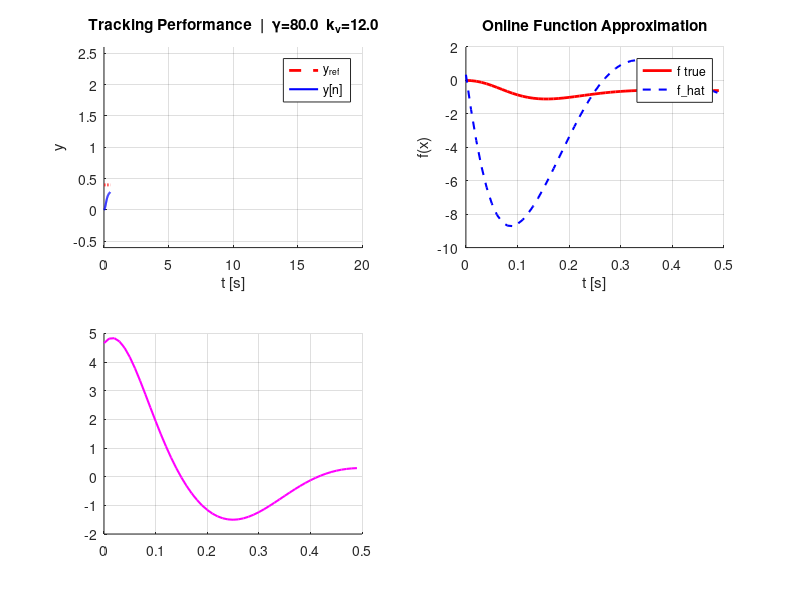

MATLAB code for this plot: (Note: this script raises an error after producing the figure.)
%% LYAPUNOV-BASED NEURAL ADAPTIVE CONTROL
%  TRUE SYSTEM OPEN-LOOP DIFFERENTIAL EQUATION (2nd order nonlinear):
%  d^2(y)/dt^2 = -2*sin(y) - 0.8*(dy/dt)*|dy/dt| + w(t) + b*u
%  STATE-SPACE FORM:
%  dx1/dt = x2                      (x1 = y     : position)
%  dx2/dt = f(x1, x2) + w(t) + b*u  (x2 = dy/dt : velocity)
%  NEURAL NETWORK LEARNING LAW (Lyapunov-derived):
%  dW_i/dt = gamma * r(t) * Phi_i(X)   (adaptation law for each neuron weight)

clear; clc; close all;

%%  Simulation Parameters
dt    = 0.01;        % sampling time [s]
T_max = 20;            % total simulation time [s]
t     = 0:dt:T_max;
N     = length(t);
plot_interval = 50;   % live plot refresh rate

%%  System Parameters
b = 2.5;               % true input gain (assumed known by the controller)

%% RBF Neural Network Architecture
%  Network input is the instantaneous state vector: X = [x1; x2] = [y; dy/dt]
C = [-2.0, -1.0, 0.0, 1.0, 2.0;    % Gaussian centers for input 1 (y)
     -2.0, -1.0, 0.0, 1.0, 2.0];   % Gaussian centers for input 2 (dy/dt)
B_width     = 3.0;                  % Gaussian width / spread factor (variance)
num_neurons = size(C, 2);           % total number of hidden neurons (5)

% --- NETWORK WEIGHT MATRIX (W) ---
W = zeros(num_neurons, N);
W(:,1) = 0.1 * ones(num_neurons, 1);  % initial weights at t=0

%% Controller Design & Learning Rate (Tuning Parameters)
lambda = 2.5;           % error-surface filter coefficient (r = de/dt + lambda*e)
kv     = 12.0;          % PD-type gain governing overall system stiffness
gamma  = 80.0;          % NEURAL NETWORK LEARNING RATE (multiplier in dW/dt)

%% Reference Trajectory (NARMA-L2 style: multi-step + sinusoidal)
%  First half: multi-step reference, second half: sinusoidal reference
%  Analytical derivatives (dyd, ddyd) are required since this is a 2nd-order system.
half = floor(N / 2);
seg  = floor(half / 4);

yd_step = [0.4*ones(seg,1); 1.0*ones(seg,1); ...
           1.6*ones(seg,1); 1.0*ones(half-3*seg,1)];
dyd_step  = zeros(half, 1);    % piecewise-constant → zero derivative
ddyd_step = zeros(half, 1);

t_sin = t(half+1 : N)' - t(half+1);     % local time for sinusoidal segment
A_sin = 0.6;  w_sin = 0.5*pi;  off_sin = 1.0;

yd_sin   =  A_sin*sin(w_sin*t_sin) + off_sin;
dyd_sin  =  A_sin*w_sin*cos(w_sin*t_sin);
ddyd_sin = -A_sin*w_sin^2*sin(w_sin*t_sin);

yd   = [yd_step;   yd_sin]';
dyd  = [dyd_step;  dyd_sin]';
ddyd = [ddyd_step; ddyd_sin]';

%% Memory Allocation
y  = zeros(1, N);   dy  = zeros(1, N);    % true system states (y and dy/dt)
u  = zeros(1, N);   r_surface = zeros(1, N);
f_actual = zeros(1, N);   f_estimated = zeros(1, N);

%% Initial Conditions
y(1) = 0; dy(1) = 0;    % x1(0) = 0, x2(0) = 0

%% Main Simulation Loop (RK4 Integration)
figure('units','normalized','outerposition',[0 0 1 1],'color','w');
for k = 1:N-1

    %% 8.1. Filtered Error Surface
    %  DIFFERENTIAL EQUATION: r(t) = de/dt + lambda * e
    %  e = y - yd  and  de/dt = dy/dt - dyd/dt
    e  = y(k) - yd(k);          % position error
    de = dy(k) - dyd(k);        % velocity error (de/dt)
    r  = de + lambda * e;       % Lyapunov error surface (r)
    r_surface(k) = r;

    %% Neural Network Forward Pass
    X_input = [y(k); dy(k)];    % input vector X = [x1; x2]

    %  Phi_i = exp( - ||X - C_i||^2 / B_width^2 )
    Phi = zeros(num_neurons, 1);
    for i = 1:num_neurons
        dist_sq = sum((X_input - C(:, i)).^2);
        Phi(i)  = exp(-dist_sq / (B_width^2));
    end

    %  INSTANTANEOUS FUNCTION ESTIMATE: f_hat(t) = W(t)^T * Phi(X)
    f_hat = W(:, k)' * Phi;
    f_estimated(k) = f_hat;

    %% Lyapunov-Based Online Learning Law (Weight Adaptation)
    %  DIFFERENTIAL EQUATION: dW/dt = gamma * r(t) * Phi(X)
    W_dot = gamma * r * Phi;

    % NUMERICAL INTEGRATION (Euler): W(t+dt) = W(t) + (dW/dt) * dt
    W(:, k+1) = W(:, k) + dt * W_dot;

    %% Neural Control Law
    %  u(t) = (1/b) * ( -f_hat(t) + d^2(yd)/dt^2 - lambda*(de/dt) - kv*r(t) )
    u(k) = (1/b) * (-f_hat + ddyd(k) - lambda*de - kv*r);
    u(k) = min(max(u(k), -30), 30);   % actuator saturation

    %% True System Dynamics (RK4 Solver)
    %  OPEN-LOOP DIFFERENTIAL EQUATION SYSTEM:
    %  dy/dt      = state(2)
    %  d^2(y)/dt^2 = -2*sin(y) - 0.8*(dy/dt)*|dy/dt| + w(t) + b*u
    w = 0;
    if t(k) >= T_max/2
        w = 15.0;     % external disturbance shock injected 
    end
    f_internal   = -2 * sin(y(k)) - 0.8 * dy(k) * abs(dy(k));
    f_actual(k)  = f_internal + w;   % true total physical f(t)

    sys_dynamics = @(t_val, state, ctrl) [state(2); f_internal + w + b * ctrl];

    current_state = [y(k); dy(k)];
    k1 = sys_dynamics(t(k),        current_state,           u(k));
    k2 = sys_dynamics(t(k)+dt/2,   current_state + dt/2*k1,  u(k));
    k3 = sys_dynamics(t(k)+dt/2,   current_state + dt/2*k2,  u(k));
    k4 = sys_dynamics(t(k)+dt,     current_state + dt*k3,    u(k));

    next_state = current_state + (dt/6) * (k1 + 2*k2 + 2*k3 + k4);
    y(k+1)  = next_state(1);   % new position: y(t+dt)
    dy(k+1) = next_state(2);   % new velocity: dy/dt(t+dt)

    %% Live Plot
    if mod(k, plot_interval) == 0 || k == N-1
        clf

        subplot(221); hold on; grid on;
        plot(t(1:k), yd(1:k), 'r--', 'LineWidth', 2);
        plot(t(1:k), y(1:k),  'b-',  'LineWidth', 1.5);
        xlabel('t [s]'); ylabel('y');
        if k == N-1
            RMSE = sqrt(mean((yd(1:k) - y(1:k)).^2));
            title(sprintf('Tracking Performance  |  RMSE=%.5f', RMSE));
        else
            title(sprintf('Tracking Performance  |  \\gamma=%.1f  k_v=%.1f', gamma, kv));
        end
        legend('y_{ref}', 'y[n]', 'Location','best');
        axis([0 T_max min(yd)-1 max(yd)+1]);

        subplot(222); hold on; grid on;
        plot(t(1:k), f_actual(1:k),    'r-',  'LineWidth', 2);
        plot(t(1:k), f_estimated(1:k), 'b--', 'LineWidth', 1.5);
        xlabel('t [s]'); ylabel('f(x)');
        legend('f true','f\_hat','Location','best');
        title('Online Function Approximation');

        subplot(223); hold on; grid on;
        plot(t(1:k), u(1:k), 'm-', 'LineWidth', 1.5);
        yline( 30,'r--','u_{max}');
        yline(-30,'r--','u_{min}');
        xlabel('t [s]'); ylabel('u'); title('Control Input');

        subplot(224); hold on; grid on;
        plot(t(1:k), W(:,1:k)', 'LineWidth', 1.2);
        xlabel('t [s]'); ylabel('W_i');
        title('Neural Network Weight Evolution (Lyapunov)');

        sgtitle('Lyapunov-Based Neural Adaptive Control', 'FontSize', 14);
        drawnow;
    end
end
